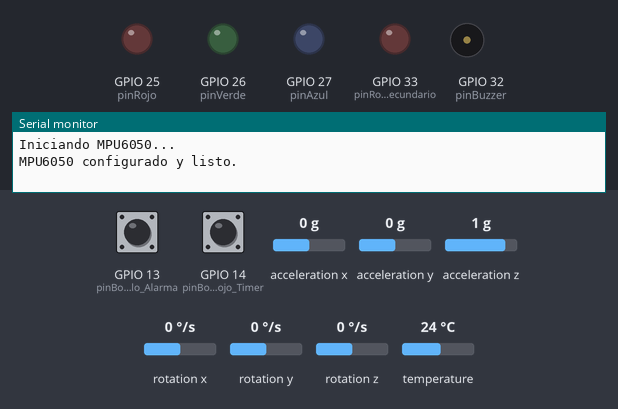
Recording of a sketch running on a simulated ESP32. Parts: output pins drawn as LEDs (lit = HIGH), buzzer (waves = sounding, pin HIGH), the last lines printed to the serial monitor. Dashed ring = blinking. The test bench sets the inputs (shaded band); at power-on: acceleration x 0 g, GPIO 13 (pinBotonAmarillo_Alarma) HIGH, GPIO 14 (pinBotonRojo_Timer) HIGH, acceleration y 0 g, acceleration z 1 g, rotation x 0 °/s, rotation y 0 °/s, rotation z 0 °/s, temperature 24 °C.

Above: at 1.2 s.
1.3 s: acceleration x set to -1 g
2.8 s: acceleration x set to -1.3 g
At 3.4 s:
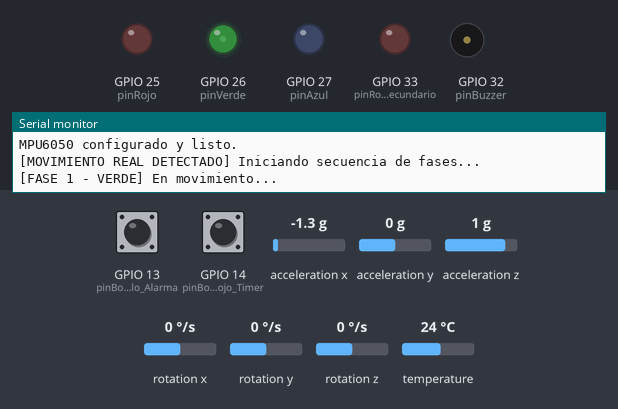
4.3 s: GPIO 13 (pinBotonAmarillo_Alarma) pulled LOW for 0.15 s
At 5.2 s:
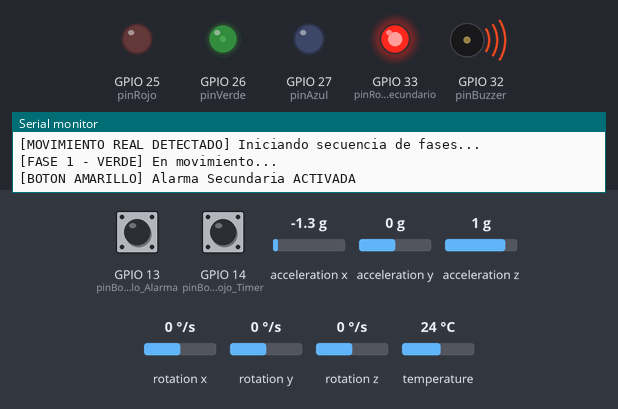
7.4 s: GPIO 13 (pinBotonAmarillo_Alarma) pulled LOW for 1 s
At 9.2 s:
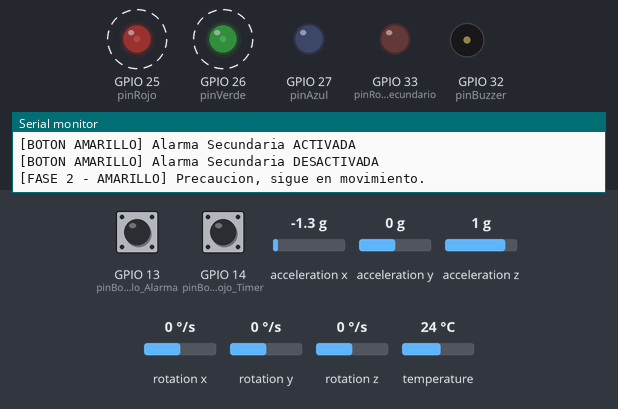
11.4 s: GPIO 13 (pinBotonAmarillo_Alarma) pulled LOW for 0.15 s
At 12.2 s:
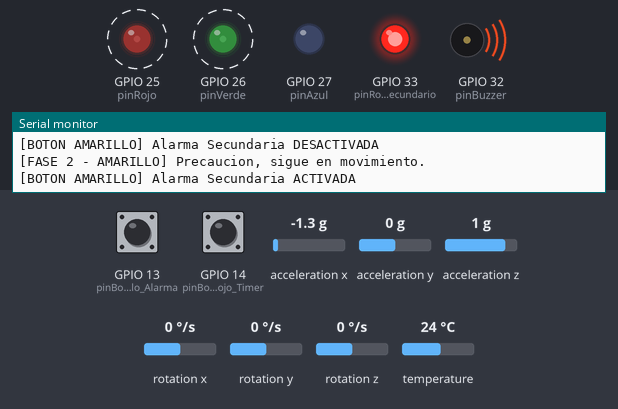
14.4 s: GPIO 13 (pinBotonAmarillo_Alarma) pulled LOW for 3.2 s
At 26.48 s:
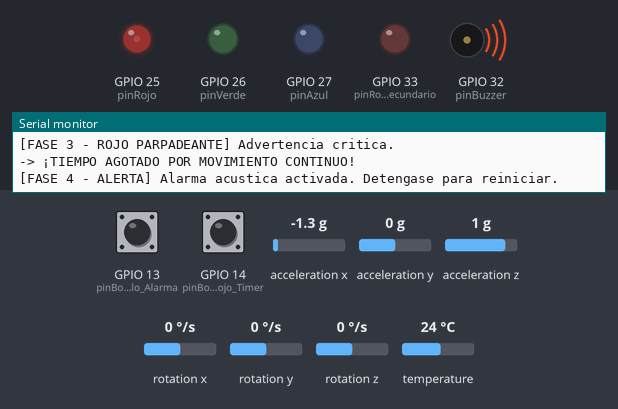
Timing chart, 0 to 28.3 s (numbered marks = the images above; inputs shaded):
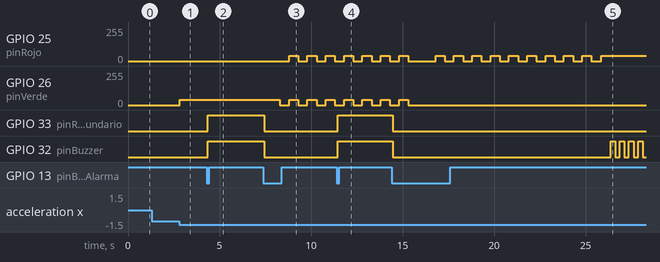

The sketch:

logicaArduinoBOTONESANTIGUOS.ino
```cpp
#include <Wire.h>
#include <Adafruit_MPU6050.h>
#include <Adafruit_Sensor.h>

// =================================================================
// 1. DEFINICIÓN DE PINES: SISTEMA PRINCIPAL - BOTÓN ROJO
// =================================================================
const int pinRojo = 25;
const int pinVerde = 26;
const int pinAzul = 27;
const int pinBotonRojo_Timer = 14;

const int pinBuzzer = 32;

// =================================================================
// 2. DEFINICIÓN DE PINES: SISTEMA SECUNDARIO (ALARMA) - BOTÓN AMARILLO
// =================================================================
const int pinRojoSecundario = 33;
const int pinBotonAmarillo_Alarma = 13;

// --- Ajustes de intensidad visual ---
const int brilloVerde = 40;
const int brilloRojoAlarma = 255;

// =================================================================
// 3. CONFIGURACIÓN MPU6050 (Detector de Movimiento)
// =================================================================
Adafruit_MPU6050 mpu;
const float umbralMovimiento = 15.0; // Umbral de fuerza. Ajustar según sensibilidad deseada.

// --- MÁQUINA DE ESTADOS PRINCIPAL ---
enum Estados {
  ESTADO_APAGADO,
  ESTADO_VERDE,
  ESTADO_AMARILLO,
  ESTADO_ROJO_PARPADEO,
  ESTADO_ROJO_FIJO
};

Estados estadoActual = ESTADO_APAGADO;

// --- VARIABLES SISTEMA PRINCIPAL (Botón Rojo) ---
int estadoAnteriorBotonRojo = HIGH;
bool simulacionMovimiento = false; // Funciona como interruptor ON/OFF para el movimiento

// --- VARIABLES SISTEMA SECUNDARIO (Botón Amarillo) ---
int estadoAnteriorBotonAmarillo = HIGH;
bool estadoAlarmaSecundaria = false;

// --- CRONÓMETROS DEL SISTEMA PRINCIPAL ---
unsigned long tiempoInicioEstado = 0;
unsigned long tiempoUltimoEstimulo = 0; // Registra el último instante en que hubo movimiento
const unsigned long tiempoInactividadReinicio = 5000; // 5 segundos quieto para apagar

// Duración de cada fase mientras te mantienes en movimiento
const unsigned long tiempoVerde = 5000;
const unsigned long tiempoAmarillo = 8000;
const unsigned long tiempoLimiteApagar = 10000;

// --- VARIABLES DE PARPADEO (LED 3 Colores) ---
unsigned long tiempoUltimoParpadeo = 0;
const unsigned long intervaloParpadeo = 500;
bool estadoParpadeo = false;

// --- VARIABLES DE PARPADEO (BUZZER) ---
unsigned long tiempoUltimoBuzzer = 0;
const unsigned long intervaloBuzzer = 250;
bool estadoSonidoBuzzer = false;

void setup() {
  Serial.begin(9600);

  // Configuración pines: Sistema Principal
  pinMode(pinRojo, OUTPUT);
  pinMode(pinVerde, OUTPUT);
  pinMode(pinAzul, OUTPUT);
  pinMode(pinBotonRojo_Timer, INPUT_PULLUP);

  // Configuración pines: Sistema Secundario
  pinMode(pinRojoSecundario, OUTPUT);
  pinMode(pinBotonAmarillo_Alarma, INPUT_PULLUP);
  pinMode(pinBuzzer, OUTPUT);

  // Iniciar MPU6050
  Serial.println("Iniciando MPU6050...");

  if (!mpu.begin()) {
    Serial.println("¡ERROR! No se encontro el chip MPU6050. Revisa las conexiones.");
    while (1) { delay(10); }
  }
  mpu.setAccelerometerRange(MPU6050_RANGE_8_G);
  mpu.setGyroRange(MPU6050_RANGE_500_DEG);
  mpu.setFilterBandwidth(MPU6050_BAND_21_HZ);
  Serial.println("MPU6050 configurado y listo.\n");

  cambiarEstado(ESTADO_APAGADO);
  analogWrite(pinRojoSecundario, 0);
}

void loop() {
  // =================================================================
  // FLUJO 1: BOTÓN AMARILLO (Alarma Manual Independiente)
  // =================================================================
  int estadoActualBotonAmarillo = digitalRead(pinBotonAmarillo_Alarma);
  bool botonAmarilloPresionado = (estadoAnteriorBotonAmarillo == HIGH && estadoActualBotonAmarillo == LOW);

  if (botonAmarilloPresionado) {
    delay(50); // Antirrebote
    estadoAlarmaSecundaria = !estadoAlarmaSecundaria;

    if (estadoAlarmaSecundaria) {
      Serial.println("\n[BOTON AMARILLO] Alarma Secundaria ACTIVADA");
      analogWrite(pinRojoSecundario, brilloRojoAlarma);
    } else {
      Serial.println("\n[BOTON AMARILLO] Alarma Secundaria DESACTIVADA");
      analogWrite(pinRojoSecundario, 0);
    }
  }
  estadoAnteriorBotonAmarillo = estadoActualBotonAmarillo;

  // =================================================================
  // FLUJO 2: SISTEMA PRINCIPAL (Movimiento Constante y Botón Rojo)
  // =================================================================

  // A. Leer el movimiento real del MPU6050
  sensors_event_t a, g, temp;
  mpu.getEvent(&a, &g, &temp);
  float magnitudAccel = sqrt(pow(a.acceleration.x, 2) + pow(a.acceleration.y, 2) + pow(a.acceleration.z, 2));
  bool hayMovimiento = (magnitudAccel > umbralMovimiento);

  // B. Leer el botón físico rojo (Lógica de Interruptor ON/OFF)
  int estadoActualBotonRojo = digitalRead(pinBotonRojo_Timer);
  bool botonRojoPresionado = (estadoAnteriorBotonRojo == HIGH && estadoActualBotonRojo == LOW);

  if (botonRojoPresionado) {
    delay(50); // Antirrebote
    simulacionMovimiento = !simulacionMovimiento; // Alterna la simulación de movimiento

    if (simulacionMovimiento) {
      Serial.println("\n[BOTON ROJO] Simulacion ACTIVADA. Encendiendo fases...");
      tiempoUltimoEstimulo = millis(); // Actualiza el timer
      if (estadoActual == ESTADO_APAGADO) {
        cambiarEstado(ESTADO_VERDE);
      }
    } else {
      Serial.println("\n[BOTON ROJO] Simulacion DESACTIVADA. Apagado inmediato.");
      cambiarEstado(ESTADO_APAGADO); // FUERZA EL APAGADO AL INSTANTE
    }
  }
  estadoAnteriorBotonRojo = estadoActualBotonRojo;

  // C. Si hay movimiento real O la simulación está activada, mantenemos la actividad viva
  if (hayMovimiento || simulacionMovimiento) {
    tiempoUltimoEstimulo = millis();

    // Si el sistema estaba apagado y hay movimiento real, inicia las fases
    if (estadoActual == ESTADO_APAGADO && hayMovimiento) {
      Serial.println("\n[MOVIMIENTO REAL DETECTADO] Iniciando secuencia de fases...");
      cambiarEstado(ESTADO_VERDE);
    }
  }

  // D. Lógica de apagado por inactividad (Solo aplica si dejas de moverte naturalmente)
  // Si apagaste por botón, estadoActual ya es ESTADO_APAGADO, por lo que ignora esto.
  if (estadoActual != ESTADO_APAGADO) {
    if (millis() - tiempoUltimoEstimulo >= tiempoInactividadReinicio) {
      Serial.println("\n[DESCANSO] 5 segundos sin movimiento. Sistema apagado y reseteado.");
      cambiarEstado(ESTADO_APAGADO);
    }
  }

  // =================================================================
  // FLUJO 3: TRANSICIONES AUTOMÁTICAS DE LAS FASES
  // =================================================================
  // Las fases solo avanzan si el sistema NO está apagado
  if (estadoActual != ESTADO_APAGADO) {
    unsigned long tiempoTranscurrido = millis() - tiempoInicioEstado;

    switch (estadoActual) {
      case ESTADO_VERDE:
        if (tiempoTranscurrido >= tiempoVerde) {
          cambiarEstado(ESTADO_AMARILLO);
        }
        break;

      case ESTADO_AMARILLO:
        if (tiempoTranscurrido >= tiempoAmarillo) {
          cambiarEstado(ESTADO_ROJO_PARPADEO);
        }
        break;

      case ESTADO_ROJO_PARPADEO:
        if (tiempoTranscurrido >= tiempoLimiteApagar) {
          Serial.println("-> ¡TIEMPO AGOTADO POR MOVIMIENTO CONTINUO!");
          cambiarEstado(ESTADO_ROJO_FIJO);
        }
        break;

      case ESTADO_ROJO_FIJO:
        // En esta fase se queda pitando y encendido en rojo hasta que te detengas real o manualmente.
        break;
    }
  }

  // MANTENER EL PARPADEO DEL LED RGB
  if (estadoActual == ESTADO_AMARILLO || estadoActual == ESTADO_ROJO_PARPADEO) {
    if (millis() - tiempoUltimoParpadeo >= intervaloParpadeo) {
      tiempoUltimoParpadeo = millis();
      estadoParpadeo = !estadoParpadeo;

      if (estadoParpadeo) {
        if (estadoActual == ESTADO_AMARILLO) {
          analogWrite(pinRojo, brilloVerde);
          analogWrite(pinVerde, brilloVerde);
          analogWrite(pinAzul, 0);
        } else if (estadoActual == ESTADO_ROJO_PARPADEO) {
          analogWrite(pinRojo, brilloVerde);
          analogWrite(pinVerde, 0);
          analogWrite(pinAzul, 0);
        }
      } else {
        apagarLEDPrincipal();
      }
    }
  }

  // =================================================================
  // 4. GESTIÓN DEL BUZZER (Prioridades)
  // =================================================================
  if (estadoAlarmaSecundaria) {
    digitalWrite(pinBuzzer, HIGH);
  }
  else if (estadoActual == ESTADO_ROJO_FIJO) {
    // Pitido intermitente en la fase final
    if (millis() - tiempoUltimoBuzzer >= intervaloBuzzer) {
      tiempoUltimoBuzzer = millis();
      estadoSonidoBuzzer = !estadoSonidoBuzzer;
      digitalWrite(pinBuzzer, estadoSonidoBuzzer ? HIGH : LOW);
    }
  }
  else {
    digitalWrite(pinBuzzer, LOW);
  }
}

// =================================================================
// FUNCIONES AUXILIARES
// =================================================================

void cambiarEstado(Estados nuevoEstado) {
  estadoActual = nuevoEstado;
  tiempoInicioEstado = millis();
  estadoSonidoBuzzer = false;

  switch (estadoActual) {
    case ESTADO_APAGADO:
      apagarLEDPrincipal();
      break;

    case ESTADO_VERDE:
      Serial.println("[FASE 1 - VERDE] En movimiento...");
      analogWrite(pinRojo, 0);
      analogWrite(pinVerde, brilloVerde);
      analogWrite(pinAzul, 0);
      break;

    case ESTADO_AMARILLO:
      Serial.println("[FASE 2 - AMARILLO] Precaucion, sigue en movimiento.");
      estadoParpadeo = true;
      tiempoUltimoParpadeo = millis();
      break;

    case ESTADO_ROJO_PARPADEO:
      Serial.println("[FASE 3 - ROJO PARPADEANTE] Advertencia critica.");
      estadoParpadeo = true;
      tiempoUltimoParpadeo = millis();
      break;

    case ESTADO_ROJO_FIJO:
      Serial.println("[FASE 4 - ALERTA] Alarma acustica activada. Detengase para reiniciar.");
      analogWrite(pinRojo, brilloVerde);
      analogWrite(pinVerde, 0);
      analogWrite(pinAzul, 0);
      estadoSonidoBuzzer = true;
      tiempoUltimoBuzzer = millis();
      break;
  }
}

void apagarLEDPrincipal() {
  analogWrite(pinRojo, 0);
  analogWrite(pinVerde, 0);
  analogWrite(pinAzul, 0);
}
```

Measured:
- after the input at 1.3 s, every drawn part: stays the same
- after the input at 2.8 s, GPIO 26 (pinVerde): 0/255 → 40/255 at once
- after the input at 4.3 s, GPIO 33 (pinRojoSecundario), GPIO 32 (pinBuzzer): LOW → HIGH after 0.05 s
- after the input at 7.4 s, GPIO 33 (pinRojoSecundario), GPIO 32 (pinBuzzer): HIGH → LOW after 0.05 s
- after the input at 11.4 s, GPIO 33 (pinRojoSecundario), GPIO 32 (pinBuzzer): LOW → HIGH after 0.05 s
- after the input at 14.4 s, GPIO 33 (pinRojoSecundario): HIGH → LOW after 0.05 s; GPIO 32 (pinBuzzer): HIGH → LOW after 0.05 s, then repeats every 0.50 s: HIGH 0.25 s, LOW 0.25 s
